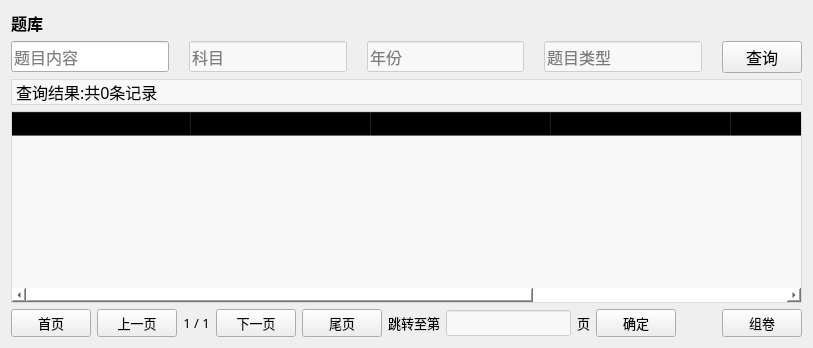
       <widget class="QWidget" name="pageSearchQuestion">
        <layout class="QVBoxLayout" name="verticalLayout">
         <item>
          <widget class="QLabel" name="label_22">
           <property name="font">
            <font>
             <family>微软雅黑</family>
             <pointsize>12</pointsize>
             <weight>75</weight>
             <bold>true</bold>
            </font>
           </property>
           <property name="text">
            <string>题库</string>
           </property>
          </widget>
         </item>
         <item>
          <layout class="QHBoxLayout" name="horizontalLayout">
           <property name="spacing">
            <number>20</number>
           </property>
           <item>
            <widget class="QLineEdit" name="searchQuestionContentEdit">
             <property name="font">
              <font>
               <family>微软雅黑</family>
               <pointsize>12</pointsize>
              </font>
             </property>
             <property name="text">
              <string/>
             </property>
             <property name="placeholderText">
              <string>题目内容</string>
             </property>
            </widget>
           </item>
           <item>
            <widget class="QLineEdit" name="searchQuestionSubjectEdit">
             <property name="font">
              <font>
               <family>微软雅黑</family>
               <pointsize>12</pointsize>
              </font>
             </property>
             <property name="styleSheet">
              <string notr="true">background-color: rgba(255, 255, 255, 150);</string>
             </property>
             <property name="text">
              <string/>
             </property>
             <property name="placeholderText">
              <string>科目</string>
             </property>
            </widget>
           </item>
           <item>
            <widget class="QLineEdit" name="searchQuestionYearEdit">
             <property name="font">
              <font>
               <family>微软雅黑</family>
               <pointsize>12</pointsize>
              </font>
             </property>
             <property name="styleSheet">
              <string notr="true">background-color: rgba(255, 255, 255, 150);</string>
             </property>
             <property name="placeholderText">
              <string>年份</string>
             </property>
            </widget>
           </item>
           <item>
            <widget class="QLineEdit" name="searchQuestionTypeEdit">
             <property name="font">
              <font>
               <family>微软雅黑</family>
               <pointsize>12</pointsize>
              </font>
             </property>
             <property name="styleSheet">
              <string notr="true">background-color: rgba(255, 255, 255, 150);</string>
             </property>
             <property name="placeholderText">
              <string>题目类型</string>
             </property>
            </widget>
           </item>
           <item>
            <widget class="QPushButton" name="searchQuestionBtn">
             <property name="font">
              <font>
               <family>微软雅黑</family>
               <pointsize>12</pointsize>
              </font>
             </property>
             <property name="text">
              <string>查询</string>
             </property>
            </widget>
           </item>
          </layout>
         </item>
         <item>
          <widget class="QLabel" name="questionNumLbl">
           <property name="font">
            <font>
             <family>微软雅黑</family>
             <pointsize>12</pointsize>
            </font>
           </property>
           <property name="styleSheet">
            <string notr="true">background-color: rgba(255, 255, 255, 150);</string>
           </property>
           <property name="frameShape">
            <enum>QFrame::StyledPanel</enum>
           </property>
           <property name="frameShadow">
            <enum>QFrame::Raised</enum>
           </property>
           <property name="text">
            <string>查询结果:共0条记录</string>
           </property>
          </widget>
         </item>
         <item>
          <widget class="QTableWidget" name="questionTbl">
           <property name="font">
            <font>
             <family>微软雅黑</family>
             <pointsize>10</pointsize>
            </font>
           </property>
           <property name="styleSheet">
            <string notr="true">background-color: rgba(255, 255, 255, 150);</string>
           </property>
           <property name="editTriggers">
            <set>QAbstractItemView::NoEditTriggers</set>
           </property>
           <property name="selectionBehavior">
            <enum>QAbstractItemView::SelectRows</enum>
           </property>
           <attribute name="horizontalHeaderCascadingSectionResizes">
            <bool>false</bool>
           </attribute>
           <attribute name="horizontalHeaderMinimumSectionSize">
            <number>180</number>
           </attribute>
           <attribute name="horizontalHeaderDefaultSectionSize">
            <number>180</number>
           </attribute>
           <attribute name="horizontalHeaderStretchLastSection">
            <bool>true</bool>
           </attribute>
           <attribute name="verticalHeaderDefaultSectionSize">
            <number>30</number>
           </attribute>
           <column>
            <property name="text">
             <string>题目编号</string>
            </property>
           </column>
           <column>
            <property name="text">
             <string>题目内容</string>
            </property>
           </column>
           <column>
            <property name="text">
             <string>科目</string>
            </property>
           </column>
           <column>
            <property name="text">
             <string>年份</string>
            </property>
           </column>
           <column>
            <property name="text">
             <string>题目类型</string>
            </property>
           </column>
           <column>
            <property name="text">
             <string>答案</string>
            </property>
           </column>
          </widget>
         </item>
         <item>
          <layout class="QHBoxLayout" name="horizontalLayout_2">
           <item>
            <widget class="QPushButton" name="questionFirstBtn">
             <property name="font">
              <font>
               <family>微软雅黑</family>
               <pointsize>10</pointsize>
              </font>
             </property>
             <property name="text">
              <string>首页</string>
             </property>
            </widget>
           </item>
           <item>
            <widget class="QPushButton" name="questionPreBtn">
             <property name="font">
              <font>
               <family>微软雅黑</family>
               <pointsize>10</pointsize>
              </font>
             </property>
             <property name="text">
              <string>上一页</string>
             </property>
            </widget>
           </item>
           <item>
            <widget class="QLabel" name="questionPage">
             <property name="font">
              <font>
               <family>微软雅黑</family>
               <pointsize>10</pointsize>
              </font>
             </property>
             <property name="styleSheet">
              <string notr="true">background-color: rgba(255, 255, 255, 0);</string>
             </property>
             <property name="frameShape">
              <enum>QFrame::NoFrame</enum>
             </property>
             <property name="frameShadow">
              <enum>QFrame::Plain</enum>
             </property>
             <property name="text">
              <string>1 / 1</string>
             </property>
             <property name="alignment">
              <set>Qt::AlignCenter</set>
             </property>
            </widget>
           </item>
           <item>
            <widget class="QPushButton" name="questionNextBtn">
             <property name="font">
              <font>
               <family>微软雅黑</family>
               <pointsize>10</pointsize>
              </font>
             </property>
             <property name="text">
              <string>下一页</string>
             </property>
            </widget>
           </item>
           <item>
            <widget class="QPushButton" name="questionLastBtn">
             <property name="font">
              <font>
               <family>微软雅黑</family>
               <pointsize>10</pointsize>
              </font>
             </property>
             <property name="text">
              <string>尾页</string>
             </property>
            </widget>
           </item>
           <item>
            <widget class="QLabel" name="label_17">
             <property name="font">
              <font>
               <family>微软雅黑</family>
               <pointsize>10</pointsize>
              </font>
             </property>
             <property name="styleSheet">
              <string notr="true">background-color: rgba(255, 255, 255, 0);</string>
             </property>
             <property name="frameShape">
              <enum>QFrame::NoFrame</enum>
             </property>
             <property name="frameShadow">
              <enum>QFrame::Plain</enum>
             </property>
             <property name="text">
              <string>跳转至第</string>
             </property>
             <property name="alignment">
              <set>Qt::AlignCenter</set>
             </property>
            </widget>
           </item>
           <item>
            <widget class="QLineEdit" name="questionJumpEdit">
             <property name="maximumSize">
              <size>
               <width>150</width>
               <height>16777215</height>
              </size>
             </property>
             <property name="font">
              <font>
               <family>微软雅黑</family>
               <pointsize>10</pointsize>
              </font>
             </property>
             <property name="styleSheet">
              <string notr="true">background-color: rgba(255, 255, 255, 150);</string>
             </property>
             <property name="alignment">
              <set>Qt::AlignCenter</set>
             </property>
            </widget>
           </item>
           <item>
            <widget class="QLabel" name="label_18">
             <property name="font">
              <font>
               <family>微软雅黑</family>
               <pointsize>10</pointsize>
              </font>
             </property>
             <property name="styleSheet">
              <string notr="true">background-color: rgba(255, 255, 255, 0);</string>
             </property>
             <property name="frameShape">
              <enum>QFrame::NoFrame</enum>
             </property>
             <property name="frameShadow">
              <enum>QFrame::Plain</enum>
             </property>
             <property name="text">
              <string>页</string>
             </property>
             <property name="alignment">
              <set>Qt::AlignCenter</set>
             </property>
            </widget>
           </item>
           <item>
            <widget class="QPushButton" name="questionJumpBtn">
             <property name="font">
              <font>
               <family>微软雅黑</family>
               <pointsize>10</pointsize>
              </font>
             </property>
             <property name="text">
              <string>确定</string>
             </property>
            </widget>
           </item>
           <item>
            <spacer name="horizontalSpacer_3">
             <property name="orientation">
              <enum>Qt::Horizontal</enum>
             </property>
             <property name="sizeHint" stdset="0">
              <size>
               <width>40</width>
               <height>20</height>
              </size>
             </property>
            </spacer>
           </item>
           <item>
            <widget class="QPushButton" name="makeExam">
             <property name="font">
              <font>
               <family>微软雅黑</family>
               <pointsize>10</pointsize>
              </font>
             </property>
             <property name="text">
              <string>组卷</string>
             </property>
            </widget>
           </item>
          </layout>
         </item>
        </layout>
       </widget>
